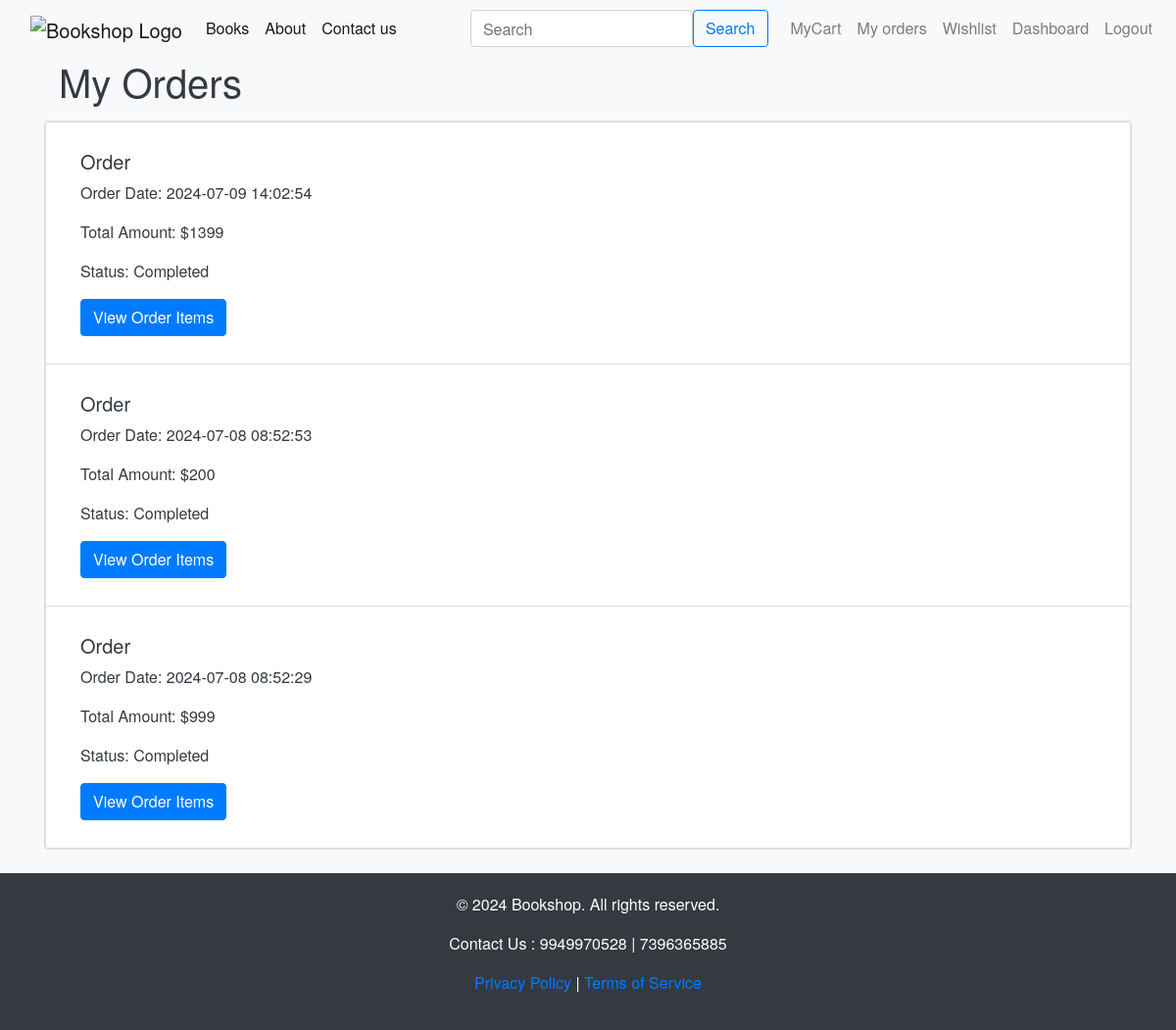
The page /orders (signed in) on the database as committed earlier.
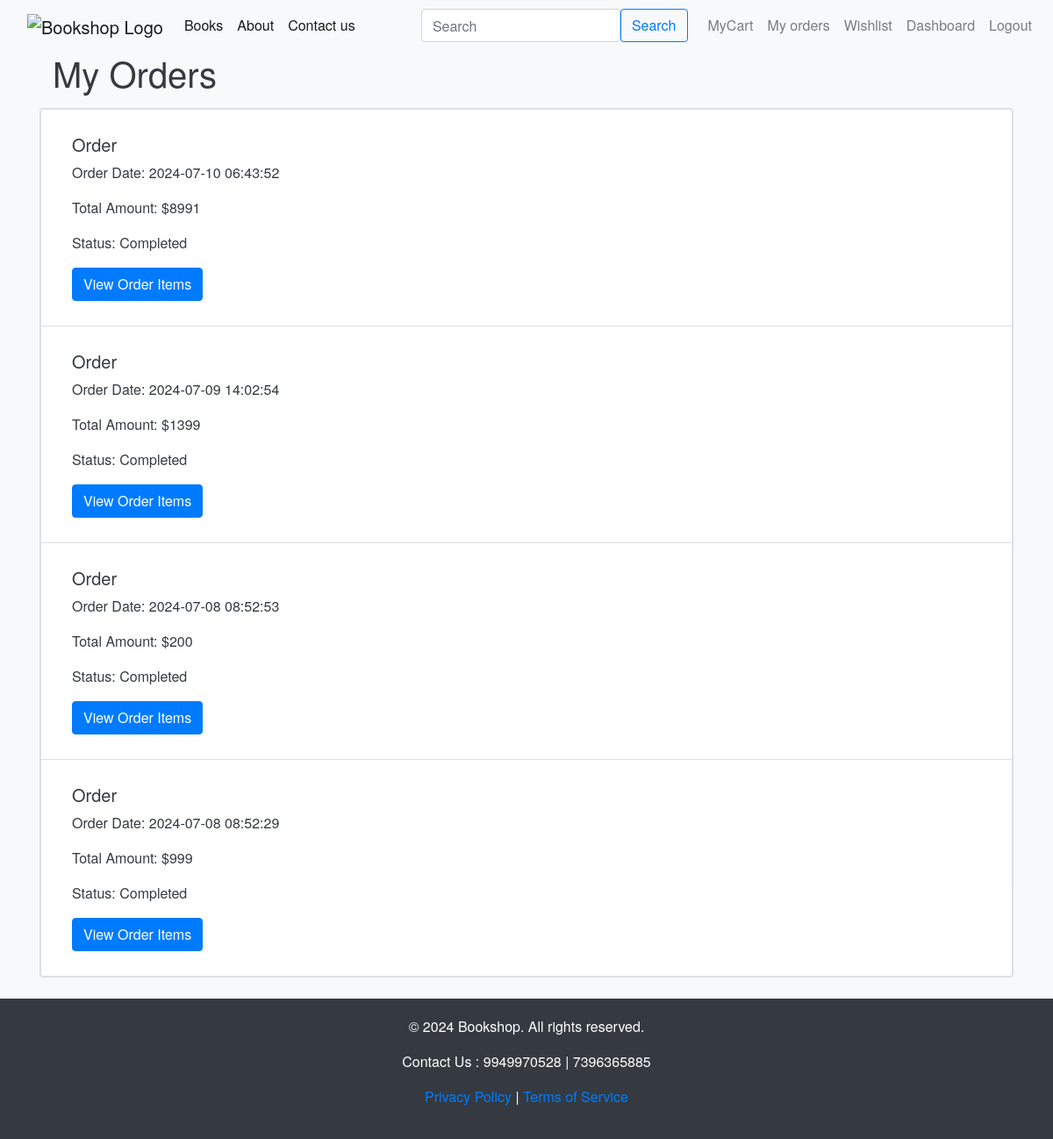
The same page on the database as committed later.
### app.py (models this page shows)
class Orders(db.Model):
    __tablename__='orders'
    OrderID= db.Column(db.Integer, primary_key=True)
    UserID= db.Column(db.Integer,db.ForeignKey('users.UserID'), nullable=False)
    OrderDate= db.Column(db.DateTime, nullable=False)
    TotalAmount= db.Column(db.Integer,nullable=False)
    ShippingAddressID= db.Column(db.Integer,db.ForeignKey('addresses.AddressID'),nullable=False)
    BillingAddressID= db.Column(db.Integer,db.ForeignKey('addresses.AddressID'),nullable=False)
    OrderStatus= db.Column(db.String(20),nullable=False)

### app.py (the view)
@app.route('/orders')
def orders():
    if 'user_id' not in session:
        flash('Please log in first!', 'danger')
        return redirect(url_for('login'))
    user_id = session['user_id']
    orders = Orders.query.filter_by(UserID=user_id).order_by(Orders.OrderDate.desc()).all()
    return render_template('orders.html', orders=orders)

### templates/orders.html
{% extends 'base.html' %}
{% block body %}
<div class="container">
    <h1>My Orders</h1>
</div>
{% if orders %}
<div class="card mb-4 my-3 rounded">
    <ul class="list-group ">
        {% for order in orders %}
        <li class="list-group-item">
            <div class="container my-3">
                <h5>Order </h5>
                <p>Order Date: {{ order.OrderDate.strftime('%Y-%m-%d %H:%M:%S') }}</p>
                <p>Total Amount: ${{ order.TotalAmount }}</p>
                <p>Status: {{ order.OrderStatus }}</p>
                <a href="{{ url_for('order_items', order_id=order.OrderID) }}" class="btn btn-primary">View Order
                    Items</a>
            </div>
        </li>
        {% endfor %}
    </ul>
</div>
{% else %}
<p>No orders found.</p>
<a href="{{ url_for('books') }}" class="btn btn-primary">Shop Now</a>
{% endif %}
{% endblock body %}

Rows that differ between the two databases and show on the page:
added Orders: OrderDate "2024-07-10 06:43:52", TotalAmount "8991", OrderStatus "Completed"
